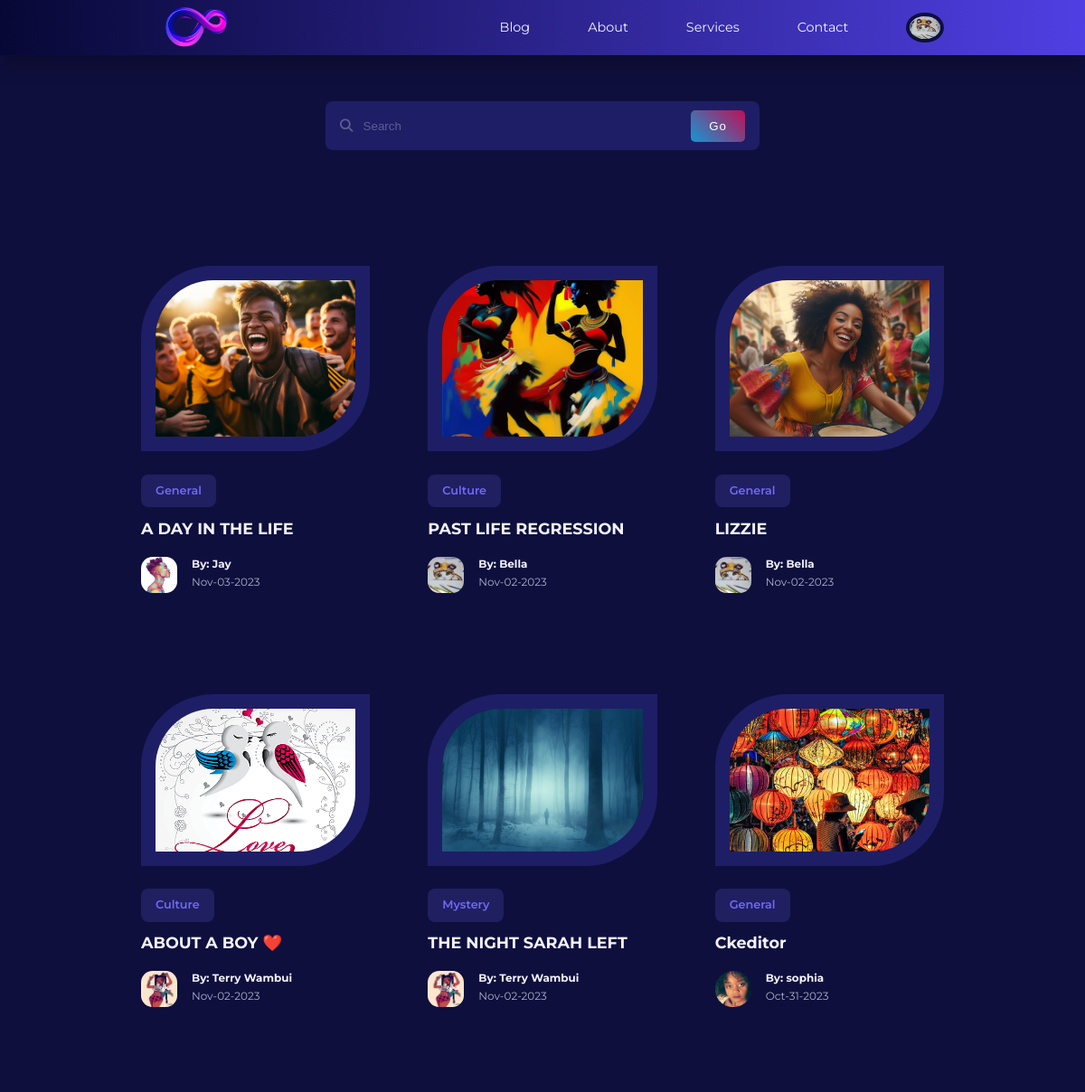
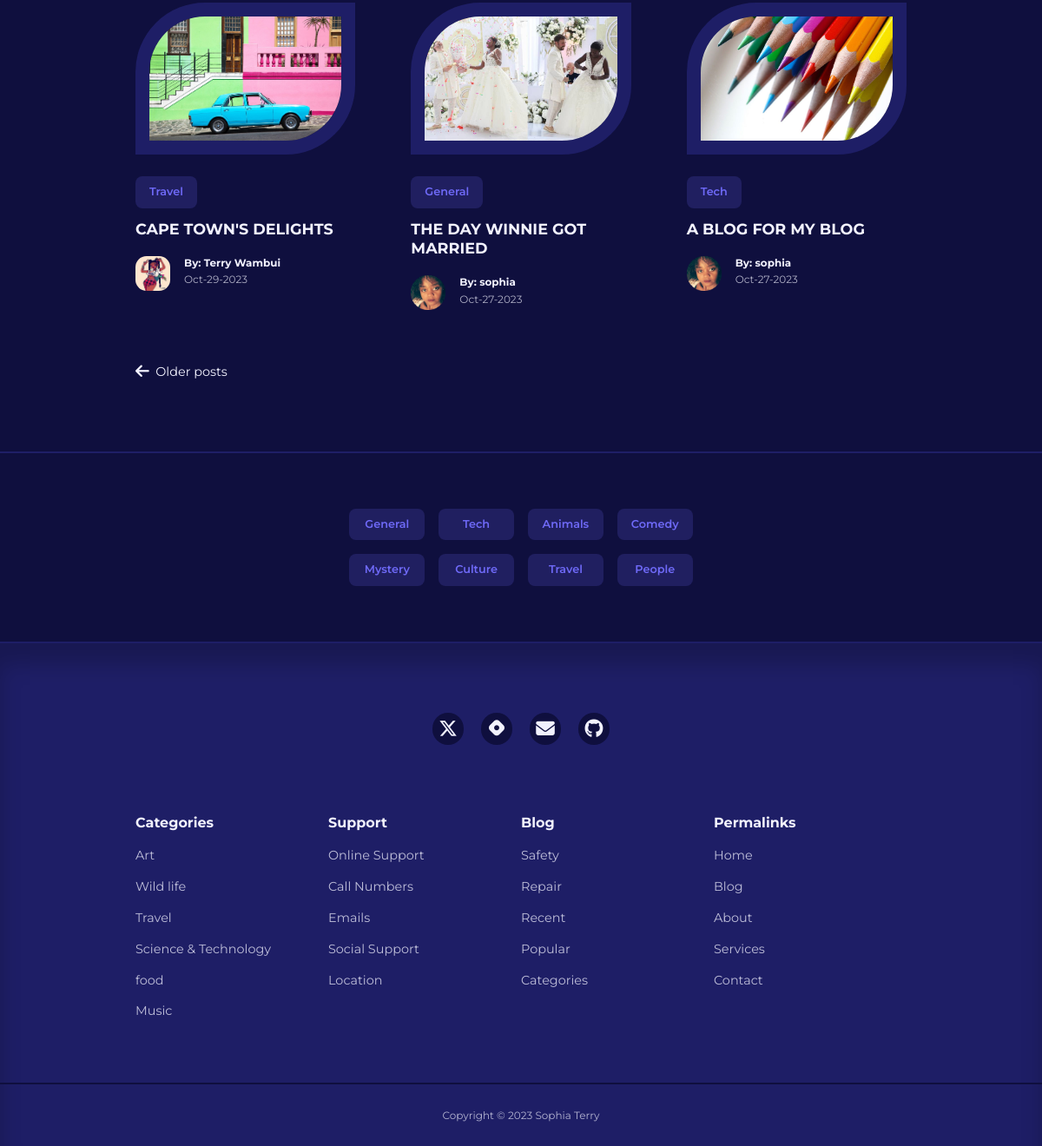
Screenshot of /blog (signed in) with the database file from the repository (2 pictures, top to bottom).
### app/models.py (models this page shows, shortened)
class User(UserMixin, db.Model):
    id = db.Column(db.Integer, primary_key=True)
    username = db.Column(db.String(100), index=True, unique=True)
    email = db.Column(db.String(120), index=True, unique=True)
    password_hash = db.Column(db.String(128))
    role = db.Column(db.String(3))
    picture = db.Column(db.String(120), nullable=True)
    posts = db.relationship('Post', backref='author', lazy='dynamic')
    about_me = db.Column(db.String(140))
    last_seen = db.Column(db.DateTime, default=datetime.utcnow)
    followed = db.relationship(
        'User', secondary=followers,
        primaryjoin=(followers.c.follower_id == id),
        secondaryjoin=(followers.c.followed_id == id),
        backref=db.backref('followers', lazy='dynamic'), lazy='dynamic'
    )

class Post(db.Model):
    id = db.Column(db.Integer, primary_key=True)
    title = db.Column(db.String(120))
    content = db.Column(db.Text)
    image = db.Column(db.String(120), nullable=True)
    timestamp = db.Column(db.DateTime, index=True, default=datetime.utcnow)
    user_id = db.Column(db.Integer, db.ForeignKey('user.id', name='fk_user_id'))
    category_id = db.Column(db.Integer, db.ForeignKey('category.id', name='fk_category_id'))
    category = db.relationship('Category', backref=db.backref('posts', lazy=True))

class Category(db.Model):
    id = db.Column(db.Integer, primary_key=True)
    name = db.Column(db.String(20), unique=True, nullable=False)

### app/routes.py (the view)
@app.route('/blog', methods=['GET', 'POST'])
def blog():
    page = request.args.get('page', 1, type=int)
    posts = Post.query.order_by(Post.timestamp.desc()).paginate(
        page=page, per_page=app.config['POSTS_PER_PAGE'], error_out=False)
    next_url = url_for('blog', page=posts.next_num) \
        if posts.has_next else None
    prev_url = url_for('blog', page=posts.prev_num) \
        if posts.has_prev else None
    authors = [post.author for post in posts]
    return render_template('blog.html', posts=posts.items, authors=authors, title='Blog',
                           next_url=next_url, prev_url=prev_url)

### app/models.py (called while the page is built)
@login.user_loader
def load_user(id):
    return User.query.get(int(id))

### app/routes.py (called while the page is built)
@app.before_request
def before_request():
    if current_user.is_authenticated:
        current_user.last_seen = datetime.utcnow()
        db.session.commit()

### app/templates/blog.html (shortened to what this page needs)
{% extends "base.html" %}
{% block content %}
 <section class="search__bar">
        <form class="container search__bar-container" action="" method="">
            <div>
                <i class="fa-solid fa-magnifying-glass"></i>
                <input type="search" name="search" id="" placeholder="Search">
            </div>
            <button type="submit" class="btn-gradient">Go</button>
        </form>
    </section>
 <section class="posts">
    <div class="container posts__container">
         {% for post in posts %}
        <article class="post">
            <div class="post__thumbnail">
                {% if post.image %}
                <img src="{{ url_for('static', filename='images/' + post.image) }}" alt="Post Image">
                {% else %}
                <img src="{{ url_for('static', filename='/images/blog18.jpg') }}" alt="Default Image">
                {% endif %}
            </div>
            <div class="post__info">
             <a href="{{ url_for('category', category_name=post.category.name) }}" class="category__button">{{ post.category.name}}</a>
                    <h3 class="post__title"><a href="{{ url_for('single_post', post_id=post.id) }}">{{ post.title }}</a></h3>
                    <div class="post__author">
                        <div class="post__author-avator">
                            {% set author = authors[loop.index0] %}
                            {% if current_user.is_authenticated %}
                            <img src="{{ url_for('static', filename='images/' + author.picture) }}" alt="avatar">
                            {% else %}
                            <img src="{{ url_for('static', filename='/images/default_profile_pc.png') }}" alt="Default Image">
                            {% endif %}
                        </div>
                        <div class="post__author-info">
                            <a href="{{ url_for('user', username=post.author.username) }}">
                            <h5>By: {{post.author.username }}</h5></a>
                            <small>{{ post.timestamp.strftime('%b-%d-%Y') }}</small>
                        </div>
                    </div>
                </div>
        </article>
        {% endfor %}
        {% if next_url %}
            <a class="pagination"  href="{{ next_url }}">&nbsp; Older posts</a>
        {% endif %}
    </div>
</section>
  <section class="category__buttons">
    <div class="container category__buttons-container">
        <a href="{{ url_for('category', category_name='General') }}" class="category__button">General</a>
        <a href="{{ url_for('category', category_name='Tech') }}" class="category__button">Tech</a>
        <a href="{{ url_for('category', category_name='Animals') }}" class="category__button">Animals</a>
        <a href="{{ url_for('category', category_name='Comedy') }}" class="category__button">Comedy</a>
        <a href="{{ url_for('category', category_name='Mystery') }}" class="category__button">Mystery</a>
        <a href="{{ url_for('category', category_name='Culture') }}" class="category__button">Culture</a>
        <a href="{{ url_for('category', category_name='Travel') }}" class="category__button">Travel</a>
        <a href="{{ url_for('category', category_name='People') }}" class="category__button">People</a>
    </div>
</section>
{%endblock %}

### app/templates/base.html (shortened to what this page needs)
<!DOCTYPE html>
<html lang="en">
<head>
    <link rel="stylesheet" href="{{ url_for('static', filename='styles/styles.css')}}">
    <link rel="stylesheet" href="https://unicons.iconscout.com/release/v4.0.8/css/line.css">
</head>
<body>
    {% block navbar %}
    <nav>
        <div class="container nav__container">
            <a href="/index" class="nav__logo"><img src="/static/img/new-echo.png" class="nav-img" alt=""></a>
            <ul class="nav__items">
                <li><a href="{{ url_for('blog') }}">Blog</a></li>
                <li><a href="{{ url_for('index') }}">About</a></li>
                <li><a href="{{ url_for('services') }}">Services</a></li>
                <li><a href="#contact">Contact</a></li>
                {% if current_user.is_anonymous %}
                <li><a href="{{ url_for('signin') }}">Sign In</a></li>
                {% else %}
                <li class="nav__profile">
                    <div class="avatar">
                        <img src="{{ url_for('static', filename='images/' ~ current_user.picture) }}" alt="">
                    </div>
                        {% endif %}
                </li>
            </ul>
        </div>
    </nav>
    {% endblock %}
     {% block content %}
    {% endblock %}
    {% block footer %}
    <footer>
        <div id="contact" class="footer__socials">
            <a href="https://twitter.com/Mssophia_" target="_blank">
                </a>
            <a href="https://sophiaintech.hashnode.dev/" target="_blank">
                </a>
            <a href="mailto:sophiaterryyu@gmail.com">
                </a>
            <a href="https://github.com/terryyufei" target="_blank">
                </a>
        </div>
        <div class="container footer__container">
            <article>
                <h4>Categories</h4>
                <ul>
                    <li><a href="">Art</a></li>
                    <li><a href="">Wild life</a></li>
                    <li><a href="">Travel</a></li>
                    <li><a href="">Science & Technology</a></li>
                    <li><a href="">food</a></li>
                    <li><a href="">Music</a></li>
                </ul>
            </article>
            <article>
                <h4>Support</h4>
                <ul>
                    <li><a href="">Online Support</a></li>
                    <li><a href="">Call Numbers</a></li>
                    <li><a href="">Emails</a></li>
                    <li><a href="">Social Support</a></li>
                    <li><a href="">Location</a></li>
                </ul>
            </article>
            <article>
                <h4>Blog</h4>
                <ul>
                    <li><a href="">Safety</a></li>
                    <li><a href="">Repair</a></li>
                    <li><a href="">Recent</a></li>
                    <li><a href="">Popular</a></li>
                    <li><a href="">Categories</a></li>
                </ul>
            </article>
            <article>
                <h4>Permalinks</h4>
                <ul>
                    <li><a href="">Home</a></li>
                    <li><a href="">Blog</a></li>
                    <li><a href="">About</a></li>
                    <li><a href="">Services</a></li>
                    <li><a href="">Contact</a></li>
                </ul>
            </article>
        </div>
        <div class="footer__copyright">
            <small>Copyright &copy; 2023 Sophia Terry</small>
        </div>
    </footer>
    {% endblock %}
</body>
</html>

### rows the page displays
User: picture (picture)
Post: image (picture), category.name "General", title "A DAY IN THE LIFE", picture (picture), author.username "Jay", timestamp "Nov-03-2023"
Post: image (picture), category.name "Culture", title "PAST LIFE REGRESSION", picture (picture), author.username "Bella", timestamp "Nov-02-2023"
Post: image (picture), category.name "General", title "LIZZIE", picture (picture), author.username "Bella", timestamp "Nov-02-2023"
Post: image (picture), category.name "Culture", title "ABOUT A BOY ❤️", picture (picture), author.username "Terry Wambui", timestamp "Nov-02-2023"
Post: image (picture), category.name "Mystery", title "THE NIGHT SARAH LEFT", picture (picture), author.username "Terry Wambui", timestamp "Nov-02-2023"
Post: image (picture), category.name "General", title "Ckeditor", picture (picture), author.username "sophia", timestamp "Oct-31-2023"
Post: image (picture), category.name "Travel", title "CAPE TOWN'S DELIGHTS", picture (picture), author.username "Terry Wambui", timestamp "Oct-29-2023"
Post: image (picture), category.name "General", title "THE DAY WINNIE GOT MARRIED", picture (picture), author.username "sophia", timestamp "Oct-27-2023"
Post: image (picture), category.name "Tech", title "A BLOG FOR MY BLOG", picture (picture), author.username "sophia", timestamp "Oct-27-2023"
